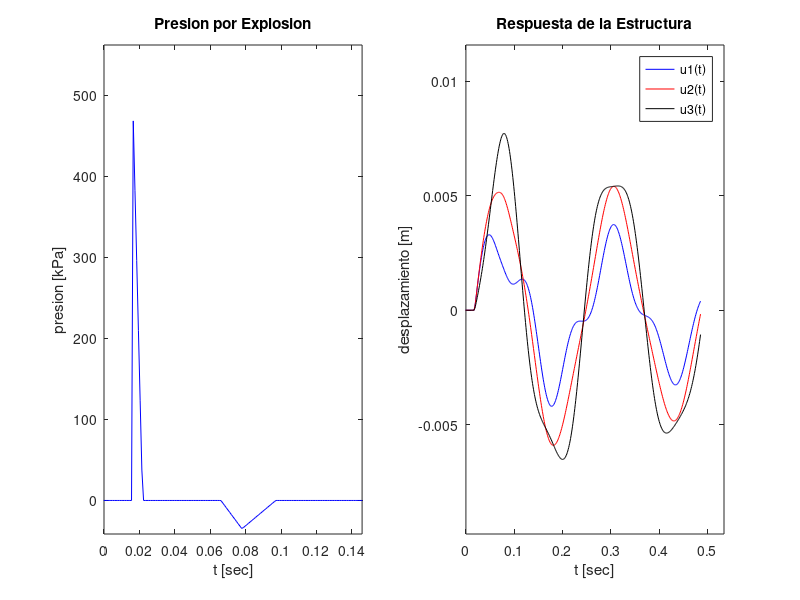

The MATLAB source for this figure:
% Ejemplo de Metodo de Diferencia Centrada: Edificio Bajo Carga de Explosion %
clc, clear

% Definicion de la estructura
A     = 30; %m				Lado del Edificio
e     = 0.25; %m			Espesor Losa Piso
hv    = 0.7; %m			Altura Viga
bv    = 0.3; %m			Ancho Viga
muro  = 300; %kg/m2		Peso muro por uni. area
ncols = 16; %			Cantidad de Columnas (4x4)

a = 0.7; %m				Lado de Columna
E = 30e9; %N/m2			Mod. Young Hormigon
I = a^4/12; %m4
H = 3.5; %m				Altura Entre Pisos

% Definicion de Matriz de Rigidez
k = ncols * 12*E*I/H^3; %N/m
       %u1 u2 u3
K = k*[2 -1 0 ; -1 2 -1 ; 0 -1 1]; %N/m

% Definicion de Matriz de Masa
Mpiso  = 2500*(e*A^2+hv*bv*A*8); %kg
Mpilar = 2500*ncols*a^2*H; %kg
Mmuro  = muro*H*A*4*0.6; %kg
Mint   = Mpiso + Mpilar + Mmuro;
Msup   = Mpiso + Mpilar/2 + Mmuro/2;

M = diag([Mint, Mint, Msup]); %kg

% Definicion de Matriz Amortiguamiento
    % Usamos Rayleigh Damping: C = eta*M + delta*K
    % Amortiguamiento: 3% critico para 25rad/s y 106rad/s
C = 1.21*M + 4.6e-4*K;

% Calculo de Modos Normales
[PHI, w2] = eig(K,M);

w = sqrt(diag(w2)); %rad/s
f = w/2/pi; %Hz
T = 1./f %sec

% Calculo de Paso Critico para Diferencia Centrada
dtcr = min(T)/pi

% Definicion de Historia de Presiones y Fuerzas Laterales
Aint = A*H; %m2
Asup = A*H/2; %m2

% funcion analitica para evaluar presion triangular en el tiempo
press = @(t,ta,te,pr1,pr2) (pr1-(pr1-pr2)/te*(t-ta)).*and(t>ta,t<ta+te);

% historia de presion en el tiempo como suma de tramos lineales (triangulos)
pt = @(t) press(t,15.6e-3,6.2e-3,0.55e6,0)+ ...
          press(t,66.0e-3,11.9e-3,0,-0.035e6)+...
          press(t,77.9e-3,19.1e-3,-0.035e6,0); %N/m2

ft = @(t) pt(t)*[Aint;Aint;Asup]; %N

% Definicion de Condiciones Iniciales y Tiempo Final
t0 = 0; %sec
u0 = [0;0;0]; %m
v0 = [0;0;0]; %m
ac0 = M\(ft(t0)-C*v0-K*u0); % de ec de movimiento Mu.. + Ku = ft

tf = 2*max(T); % 2 periodos del modo fundamental

% Inicializacion Difrerencia Centrada
dt = dtcr/20;
a0 = 1/dt^2; a1=1/2/dt; a2=2*a0; a3=1/a2;

u(:,1) = u0 - dt*v0 + a3*ac0; % u(-dt)
u(:,2) = u0; % u(0)

Meff = a0*M+a1*C;   Keff = (K-a2*M);   M2 = a0*M-a1*C;

% Comienza Marcha en el Tiempo usando Diferencia Centrada
t(1) = -dt;   t(2) = t0;   k=2;
while t<tf
    feff = ft(t(k)) - Keff*u(:,k) - M2*u(:,k-1);
    u(:,k+1) = Meff\feff;
    acc(:,k) = a0*(u(:,k+1)-2*u(:,k)+u(:,k-1));
    vel(:,k) = a1*(u(:,k+1)-u(:,k-1));
    k=k+1;
    t(k)=t(k-1)+dt;
end

subplot(1,2,1),    plot(t,pt(t)/1e3,'-b')
xlabel('t [sec]'), ylabel('presion [kPa]')
axis([t0,0.3*max(t),1.2*min(min(pt(t)/1e3)),1.2*max(max(pt(t)/1e3))])
title('Presion por Explosion')

subplot(1,2,2),    plot(t,u(1,:),'-b',t,u(2,:),'-r',t,u(3,:),'-k')
legend('u1(t)','u2(t)','u3(t)'), xlabel('t [sec]'), ylabel('desplazamiento [m]')
axis([t0,1.1*max(t),1.5*min(min(u)),1.5*max(max(u))])
title('Respuesta de la Estructura')
